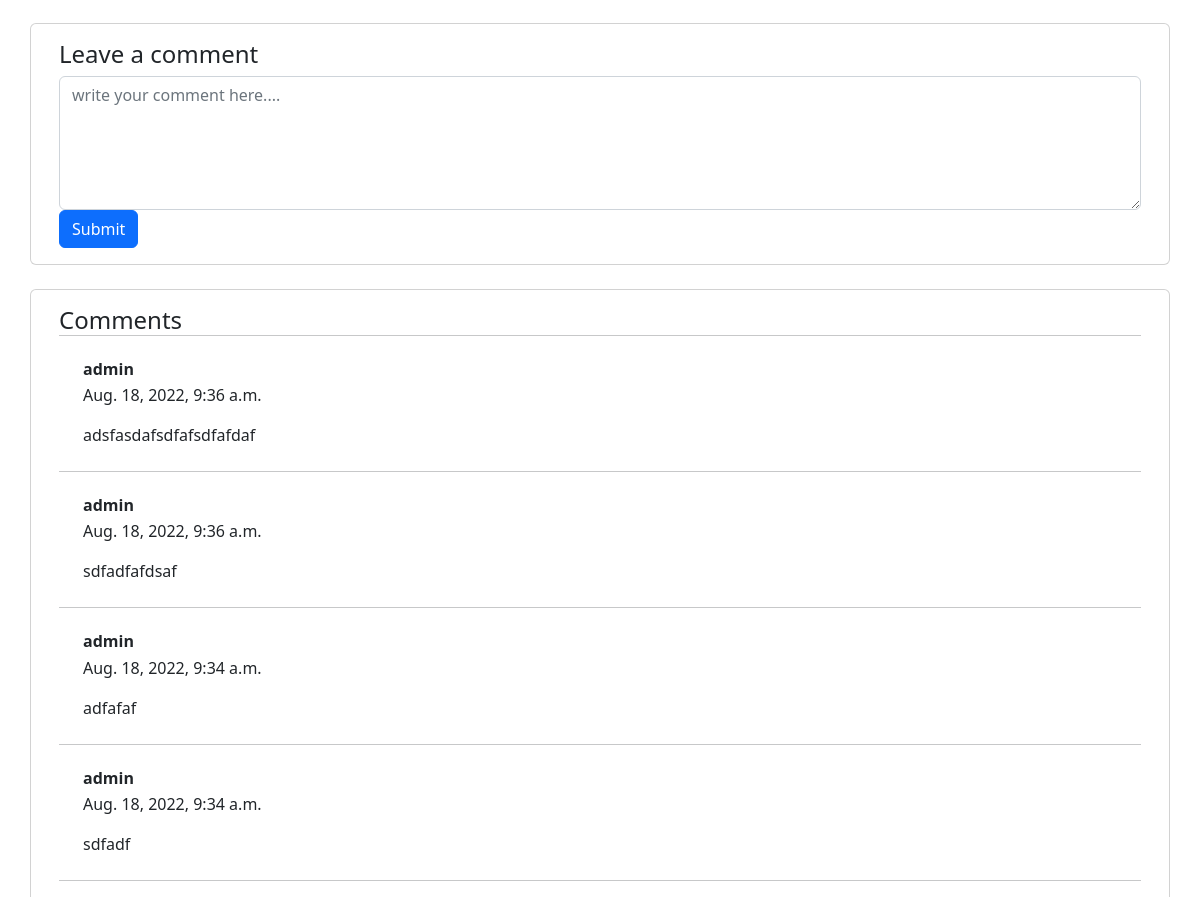
Before: /listing/10 (middle part) with the older database file.
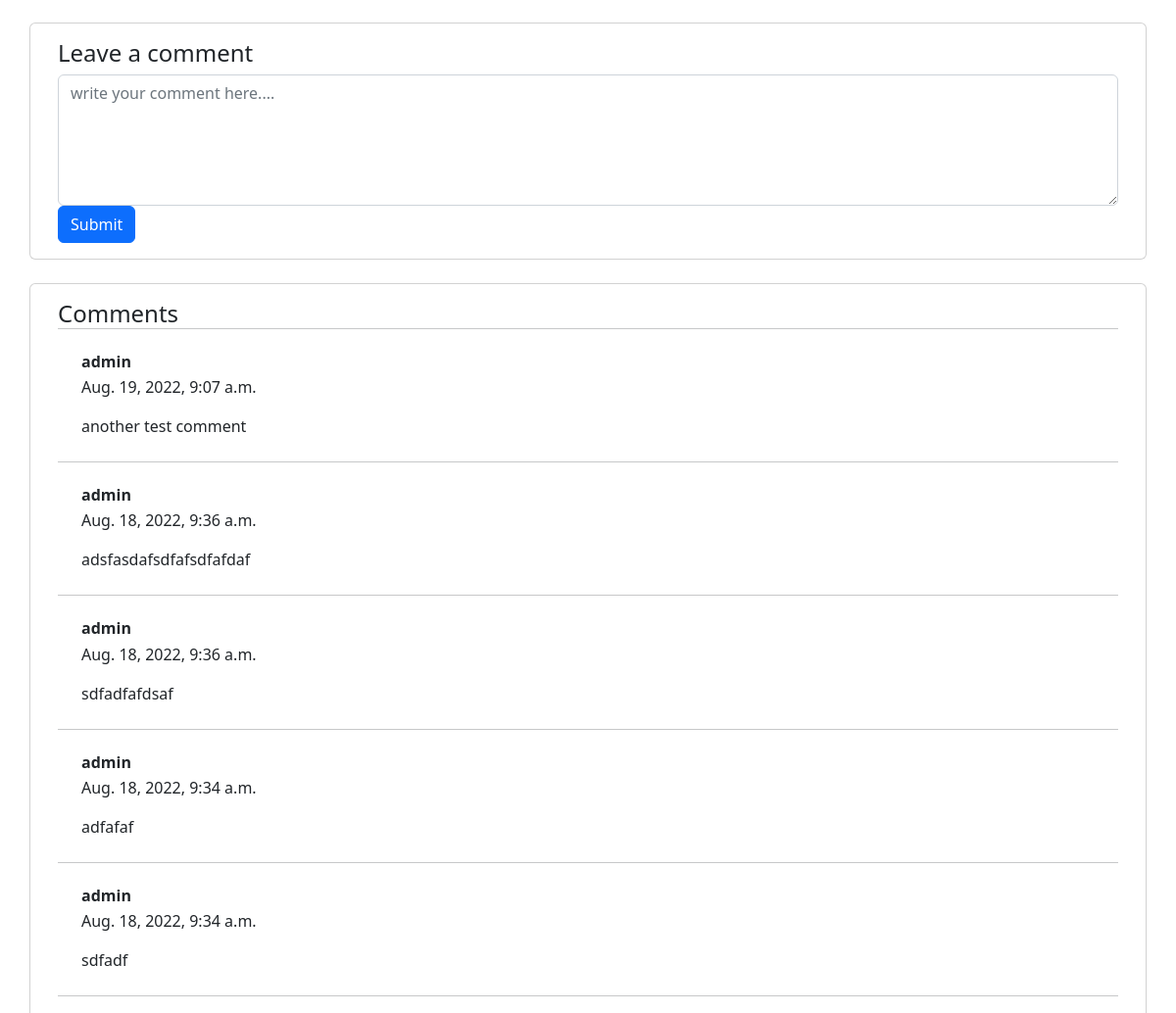
After: the same page with the newer database file.
### auctions/models.py (models this page shows)
class Comment(models.Model):
    content = models.TextField()
    listing = models.ForeignKey(Listing, on_delete=models.CASCADE, related_name="comments")
    user = models.ForeignKey(User, on_delete=models.CASCADE, related_name="comments")
    time = models.DateTimeField(auto_now_add=True)
    class Meta:
        ordering = ('-time',)

class User(AbstractUser):
    pass

### auctions/views.py (the view)
# urls.py: path("listing/<int:id>", views.listing, name="listing"),
def listing(request, id):
    listing = Listing.objects.get(pk=id)
    bid_form = BidForm()
    bids = listing.bids.all()
    comment_form = CommentForm()
    comments = listing.comments.all()
    return render(request, 'auctions/listing.html', {
        "listing": listing,
        "bid_form" : bid_form,
        "bids" : bids,
        "comment_form" : comment_form,
        'comments' : comments
    })

### auctions/forms.py
class BidForm(ModelForm):
    class Meta:
        model = Bid
        fields = ['price']
        widgets = {
            'price': NumberInput(attrs={
                'class': "form-control",
            }),
        }

class CommentForm(ModelForm):
    class Meta:
        model = Comment
        fields = ['content']
        widgets = {
            'content': Textarea(attrs={
                'class': "form-control",
                'rows' : 5,
                'placeholder' : 'write your comment here....'
            }),
        }

### auctions/templates/auctions/listing.html (shortened to what this page needs)
{% extends "auctions/layout.html" %} {% block body %}
<div class="container">
    <br />
    <div class="row d-flex justify-content-center">
        <div class="card">
            <div class="card-body">
                <div class="d-flex flex-start w-100">
                    <div class="w-100">
                        <h4>Leave a comment</h4>
                        <form
                            action="{% url 'comment' listing.id  %}"
                            method="post"
                        >
                            <div class="form-group">
                                {{ comment_form.content }}
                            </div>
                            <div class="form-group">
                                <input
                                    class="btn btn-primary"
                                    type="submit"
                                    value="Submit"
                                />
                            </div>
                        </form>
                    </div>
                </div>
            </div>
        </div>
    </div>
    <br />
    <div class="row d-flex justify-content-center">
        <div class="card">
            <div class="card-body">
                <h4 class="mb-0">Comments</h4>
                {% for comment in comments %}
                <hr class="my-0" style="height: 1px" />
                <div class="card-body p-4">
                    <div class="d-flex flex-start">
                        <div>
                            <h6 class="fw-bold mb-1">{{ comment.user }}</h6>
                            <div class="d-flex align-items-center mb-3">
                                <p class="mb-0">{{ comment.time }}</p>
                            </div>
                            <p class="mb-0">{{ comment.content }}</p>
                        </div>
                    </div>
                </div>
                {% endfor %}
            </div>
        </div>
    </div>
</div>
{%endblock%}

### auctions/templates/auctions/layout.html (shortened to what this page needs)
{% load static %}
<!DOCTYPE html>
<html lang="en">
    <head>
        <link rel="stylesheet" href="https://cdn.jsdelivr.net/npm/bootstrap@5.2.0/dist/css/bootstrap.min.css">
        <link href="{% static 'auctions/styles.css' %}" rel="stylesheet">
    </head>
    <body>
        {% block body %}
        {% endblock %}
    </body>
</html>

### auctions/static/auctions/styles.css (style rules this page uses)
body { padding: 10px; }

Changed rows visible on the page:
added Comment: user "admin", time "Aug. 19, 2022, 9:07 a.m.", content "another test comment"
